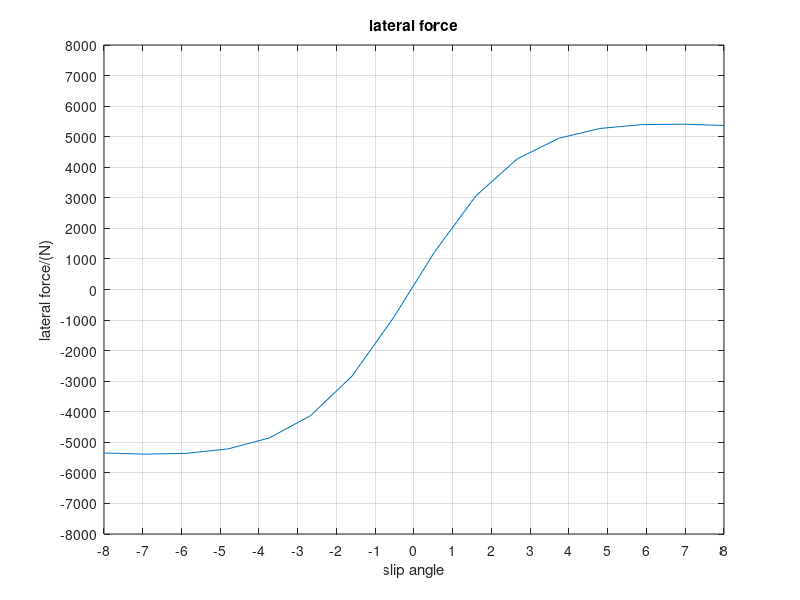

The MATLAB script that drew this image:
 alpha = linspace(-8, 8, 16);
 r = 0; 
 Fz = 5;
 a0 = 1.65;
 a1 = -34;
 a2 = 1250;
 a3 = 3036;
 a4 = 12.8;
 a5 = 0.00501;
 a6 = -0.02103;
 a7 = 0.77394;
 a8 = 0.0022890;
 a9 = 0.013442;
 a10 = 0.003709;
 a11 = 19.1656;
 a12 = 1.21356;
 a13 = 6.26206;
 C = a0;
 D = a1 * Fz^2 + a2 * Fz;
 BCD = a3 * sin(2 * atan(Fz/a4)) * (1 - a5 * abs(r));
 B = BCD / (C * D);
 Sh = a9 * Fz + a10 + a8 * r;
 k = alpha + Sh;
 Sv = a11 * Fz * r + a12 * Fz + a13;
 E = a6 * Fz^2 + a7;
 
 Fy = D * sin(C * atan(B * k - E * (B * k - atan(B * k)))) + Sv;
 figure;
 plot(alpha, Fy)
 grid
 set(gca,'xlim',[-8 8]);
 set(gca,'xtick',[-8:1:8]);
 set(gca,'ylim',[-8000 8000]);
 set(gca,'ytick',[-8000:1000:8000]);
 xlabel('slip angle');
 ylabel('lateral force/(N)');
 title('lateral force');